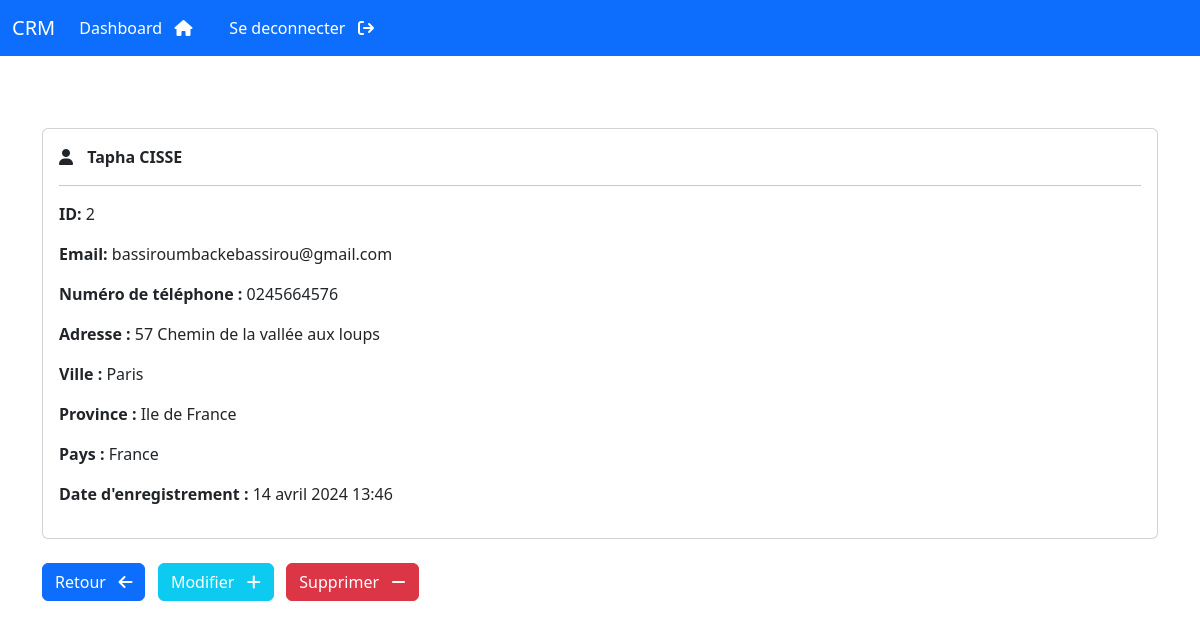
/voir-informations/2 (signed in), run on the app's committed database.
### webapp/models.py (models this page shows, shortened)
class Customer(models.Model):
    date_creation = models.DateTimeField( auto_now_add=True)
    prenom = models.CharField(max_length=150)
    nom = models.CharField(max_length=150)
    email = models.CharField(max_length=200)
    telephone = models.CharField(max_length=20)
    adresse = models.CharField(max_length=500)
    ville = models.CharField(max_length=150)
    province = models.CharField(max_length=150)
    pays = models.CharField(max_length=150)

### webapp/views.py (the view)
# urls.py: path('voir-informations/<int:pk>', voir_infos, name="voir-informations"),
@login_required(login_url='login')
def voir_infos(request, pk):
    infos = Customer.objects.get(id=pk)
    return render(request, 'webapp/voir.html', {'infos':infos})

### webapp/templates/webapp/voir.html (shortened to what this page needs)
{% extends 'webapp/base.html'%}
{% block content %}
<br><br>
<div class="card">
    <div class="card-body">
        <i class="fa-solid fa-user"></i>
        <strong style="margin: 10px ;" >
            {{infos.prenom }}
            {{ infos.nom|upper }}
        </strong>
        <hr>
        <p><strong>ID: </strong> {{ infos.id }}</p>
        <p><strong>Email: </strong> {{ infos.email }}</p>
        <p><strong>Numéro de téléphone : </strong> {{ infos.telephone }}</p>
        <p><strong>Adresse : </strong> {{ infos.adresse }}</p>
        <p><strong>Ville : </strong> {{ infos.ville }}</p>
        <p><strong>Province : </strong> {{ infos.province }}</p>
        <p><strong>Pays : </strong> {{ infos.pays }}</p>
        <p><strong>Date d'enregistrement : </strong> {{ infos.date_creation }}</p>
    </div>
</div>
<br>
<a href="{% url 'dashboard' %}" class="btn btn-primary">   Retour &nbsp; <i class="fa-solid fa-arrow-left"></i>  </a>
<a href="{% url 'modifier-informations' infos.id %}" class="btn btn-info text-white" > Modifier &nbsp; <i class="fa-solid fa-plus"></i></a>
<a href="{% url 'supprimer-informations' infos.id %}" class="btn btn-danger">Supprimer &nbsp; <i class="fa-solid fa-minus"></i></a>
{% endblock %}

### data on the page
Customer: prenom "Tapha", nom "CISSE", id "2", email "bassiroumbackebassirou@gmail.com", telephone "0245664576", adresse "57 Chemin de la vallée aux loups", ville "Paris", province "Ile de France", pays "France", date_creation "14 avril 2024 13:46"
